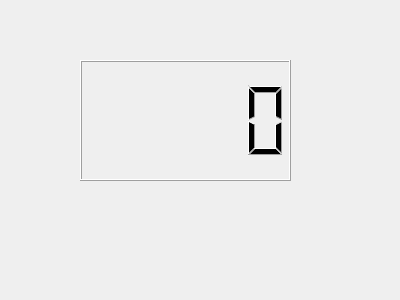
<?xml version="1.0" encoding="UTF-8"?>
<ui version="4.0">
 <class>Dialog</class>
 <widget class="QDialog" name="Dialog">
  <property name="geometry">
   <rect>
    <x>0</x>
    <y>0</y>
    <width>400</width>
    <height>300</height>
   </rect>
  </property>
  <property name="windowTitle">
   <string>Dialog</string>
  </property>
  <widget class="QLCDNumber" name="lcdNumber">
   <property name="geometry">
    <rect>
     <x>80</x>
     <y>60</y>
     <width>211</width>
     <height>121</height>
    </rect>
   </property>
  </widget>
 </widget>
 <resources/>
 <connections/>
</ui>
